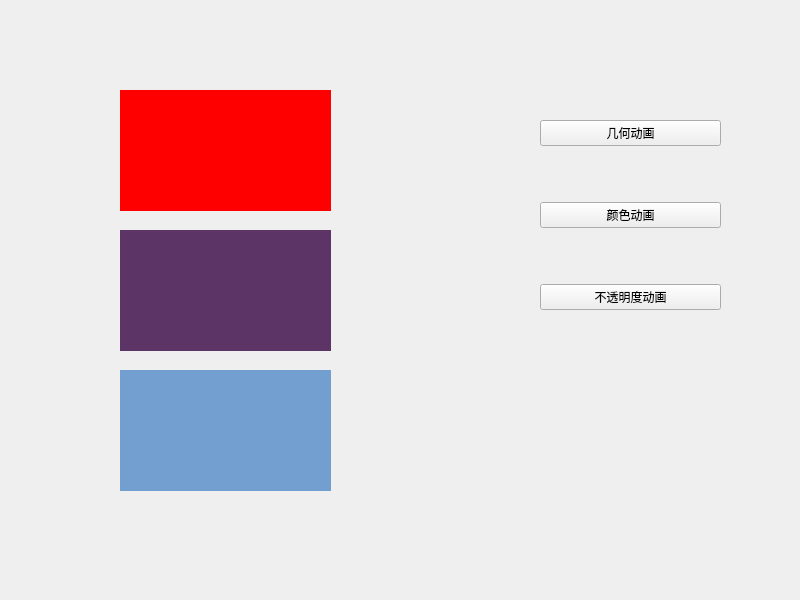
<?xml version="1.0" encoding="UTF-8"?>
<ui version="4.0">
 <class>Widget</class>
 <widget class="QWidget" name="Widget">
  <property name="geometry">
   <rect>
    <x>0</x>
    <y>0</y>
    <width>800</width>
    <height>600</height>
   </rect>
  </property>
  <property name="windowTitle">
   <string>Widget</string>
  </property>
  <widget class="QWidget" name="geometryWidget" native="true">
   <property name="geometry">
    <rect>
     <x>120</x>
     <y>90</y>
     <width>211</width>
     <height>121</height>
    </rect>
   </property>
   <property name="styleSheet">
    <string notr="true">QWidget{
background-color:red;
}</string>
   </property>
  </widget>
  <widget class="QWidget" name="colorWidget" native="true">
   <property name="geometry">
    <rect>
     <x>120</x>
     <y>230</y>
     <width>211</width>
     <height>121</height>
    </rect>
   </property>
   <property name="styleSheet">
    <string notr="true">QWidget{
background-color:rgb(92, 53, 102);
}</string>
   </property>
  </widget>
  <widget class="QWidget" name="opacityWidget" native="true">
   <property name="geometry">
    <rect>
     <x>120</x>
     <y>370</y>
     <width>211</width>
     <height>121</height>
    </rect>
   </property>
   <property name="styleSheet">
    <string notr="true">QWidget{
background-color:rgb(114, 159, 207);
}</string>
   </property>
  </widget>
  <widget class="QWidget" name="">
   <property name="geometry">
    <rect>
     <x>540</x>
     <y>70</y>
     <width>181</width>
     <height>291</height>
    </rect>
   </property>
   <layout class="QVBoxLayout" name="verticalLayout">
    <item>
     <widget class="QPushButton" name="pushButton">
      <property name="text">
       <string>几何动画</string>
      </property>
     </widget>
    </item>
    <item>
     <widget class="QPushButton" name="pushButton_2">
      <property name="text">
       <string>颜色动画</string>
      </property>
     </widget>
    </item>
    <item>
     <widget class="QPushButton" name="pushButton_3">
      <property name="text">
       <string>不透明度动画</string>
      </property>
     </widget>
    </item>
   </layout>
  </widget>
 </widget>
 <resources/>
 <connections/>
</ui>
